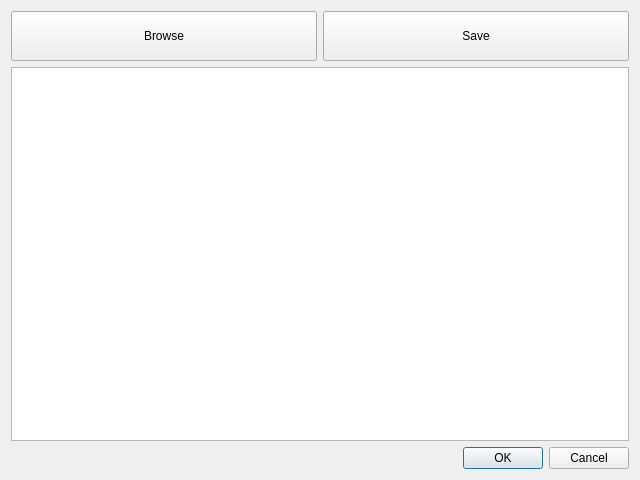
<?xml version="1.0" encoding="UTF-8"?>
<ui version="4.0">
 <class>DialogMergeBins</class>
 <widget class="QDialog" name="DialogMergeBins">
  <property name="geometry">
   <rect>
    <x>0</x>
    <y>0</y>
    <width>640</width>
    <height>480</height>
   </rect>
  </property>
  <property name="windowTitle">
   <string>Dialog</string>
  </property>
  <layout class="QVBoxLayout" name="verticalLayout">
   <item>
    <layout class="QHBoxLayout" name="horizontalLayout">
     <item>
      <widget class="QPushButton" name="pushButtonBrowse">
       <property name="minimumSize">
        <size>
         <width>0</width>
         <height>50</height>
        </size>
       </property>
       <property name="text">
        <string>Browse</string>
       </property>
      </widget>
     </item>
     <item>
      <widget class="QPushButton" name="pushButtonSave">
       <property name="minimumSize">
        <size>
         <width>0</width>
         <height>50</height>
        </size>
       </property>
       <property name="text">
        <string>Save</string>
       </property>
      </widget>
     </item>
    </layout>
   </item>
   <item>
    <widget class="QListWidget" name="listWidget"/>
   </item>
   <item>
    <widget class="QDialogButtonBox" name="buttonBox">
     <property name="orientation">
      <enum>Qt::Horizontal</enum>
     </property>
     <property name="standardButtons">
      <set>QDialogButtonBox::Cancel|QDialogButtonBox::Ok</set>
     </property>
    </widget>
   </item>
  </layout>
 </widget>
 <resources/>
 <connections>
  <connection>
   <sender>buttonBox</sender>
   <signal>accepted()</signal>
   <receiver>DialogMergeBins</receiver>
   <slot>accept()</slot>
   <hints>
    <hint type="sourcelabel">
     <x>248</x>
     <y>254</y>
    </hint>
    <hint type="destinationlabel">
     <x>157</x>
     <y>274</y>
    </hint>
   </hints>
  </connection>
  <connection>
   <sender>buttonBox</sender>
   <signal>rejected()</signal>
   <receiver>DialogMergeBins</receiver>
   <slot>reject()</slot>
   <hints>
    <hint type="sourcelabel">
     <x>316</x>
     <y>260</y>
    </hint>
    <hint type="destinationlabel">
     <x>286</x>
     <y>274</y>
    </hint>
   </hints>
  </connection>
 </connections>
</ui>
